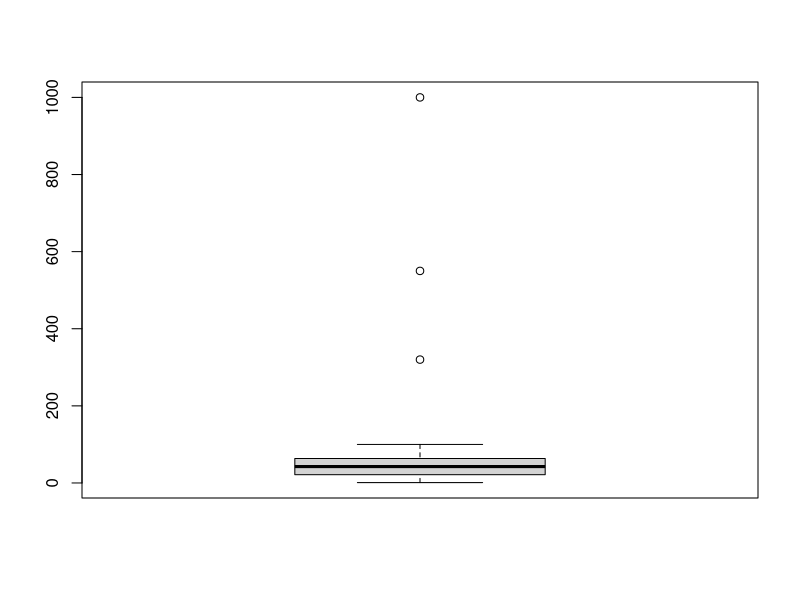

Source code (R):
v1 = c(1,2,NA,NA,5)
is.na(v1)
mean(v1, na.rm=T)   #na.rm=removeNA
na.omit(v1)
anyNA(v1)

v1[is.na(v1)] = mean(v1, na.rm=T)
v1


library(VIM)
data(sleep, package = 'VIM')
head(sleep)
dim(sleep)
complete.cases(sleep)
sleep[complete.cases(sleep),]
sleep[!complete.cases(sleep),]
sum(is.na(sleep$Dream))

mean(is.na(sleep$Dream))
sum(is.na(sleep))
colSums(is.na(sleep))
rowSums(is.na(sleep))


marks = c(1:80, 100, 550, 320, 1000)
marks
summary(marks)
boxplot(marks)
